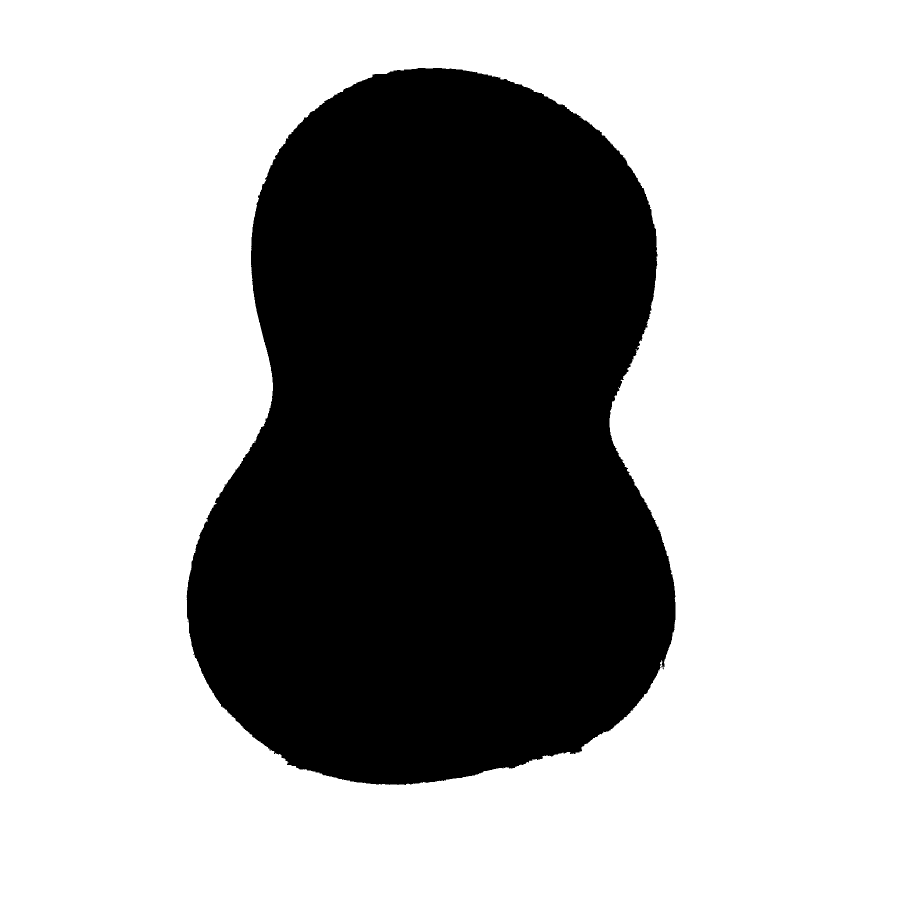
#> input picture images/BEAN_999.bmp, 1800 x 1800 px (shown at 1/2 size)
$ python ImageRec_v4_PY3.py
#> lines starting #> are read from the running program, lines starting #| are printed output that depends on the picture; after the words box and inside, x2 and y2 are one past the last pixel; in counts of white or black regions, pixels touching at a corner belong together
### mod_amcf_14.py
def init_ker(Np,wi,he):
	global TanNorCurv, distanceV,Evolution,BLin,MMxV,UPT,pixval,Au,Bu
	TanNorCurv="""
#include <math.h>

__global__ void TNK(double *M,double *T,  double *K, double *N, double mu)
{
 int Np=%(Np)s;

int row=blockIdx.y*blockDim.y+threadIdx.y;
int  col=blockIdx.x*blockDim.x+threadIdx.x;

double d1=0;
double t1=0;

double d2=0;
double t2=0;

double d_1=0;
double t_1=0;

double d_2=0;
double t_2=0;

int p1=0;
int p2=0;
int p_1=0;
int p_2=0;


if (row<Np && col<2 ){

	p1=fmodf(row+1,Np);
	p2=fmodf(row+2,Np);
	if (row==0){
		p_1=Np-1;
		p_2= Np-2;}
	else if(row==1){
		p_1=0;
		p_2=Np-1;}
	else{
		p_1=row-1;
		p_2=row-2;}


	d1=sqrt(  pow(M[ p1*2]-M[row*2] ,2) + pow(M[p1*2+1]-M[row*2+1] ,2));
	d2=sqrt(  pow(M[p2*2]-M[row*2] ,2) + pow(M[p2*2+1]-M[row*2+1] ,2));
	d_1=sqrt(  pow(M[p_1*2]-M[row*2] ,2) + pow(M[p_1*2+1]-M[row*2+1] ,2));
	d_2=sqrt(  pow(M[p_2*2]-M[row*2] ,2) + pow(M[p_2*2+1]-M[row*2+1] ,2));
	t1=(M[p1*2+col]-M[2*row+col])/d1;
	t2=(M[p2*2+col]-M[2*row+col])/d2;
	t_1=-(M[p_1*2+col]-M[2*row+col])/d_1;
	t_2=-(M[p_2*2+col]-M[2*row+col])/d_2;


T[row*2+col]=(-t2+4*t1+4.*t_1-t_2)/6.0;
K[row*2+col]=-(2.*mu/(d1+d_1))*(t1-t_1)-(1.-mu)*(2./(d2+d_2))*(t2-t_2);

	t1=(M[p1*2+1-col]-M[2*row+1-col])/d1;
	t2=(M[p2*2+1-col]-M[2*row+1-col])/d2;
	t_1=-(M[p_1*2+1-col]-M[2*row+1-col])/d_1;
	t_2=-(M[p_2*2+1-col]-M[2*row+1-col])/d_2;


N[row*2+col]=pow(-1.0,col+1)*(-t2+4*t1+4.*t_1-t_2)/6.0;

}}

"""%{'Np':Np}


	distanceV="""
#include <math.h>

__global__ void Dist(double *M, double d[%(Np)s])
{
 int Np=%(Np)s;

int row=blockIdx.y*blockDim.y+threadIdx.y;
int  col=blockIdx.x*blockDim.x+threadIdx.x;

if(row< Np && col<2){
	if(row<Np-1){
		d[row]=sqrt(pow(M[row*2]-M[(row+1)*2],2)+pow(M[row*2+1]-M[(row+1)*2+1],2));
	}
	else{
		d[row]=sqrt(pow(M[row*2]-M[0],2)+pow(M[row*2+1]-M[1],2));
	}
}
}
"""%{'Np':Np}

	BLin="""
#include <math.h>

__global__ void BLinear(double Dis[%(Np)s], double h, double C_lengpu, double b_gpu[%(Np)s])
{
int i =threadIdx.x;

b_gpu[i]=-h*(Dis[i]-C_lengpu*h)/(h*h*h);
if (i==0){
b_gpu[i]=0;
}
}
"""%{'Np':Np}
	MMxV="""
__global__ void MultiMxV(double M[ %(Np)s ][ %(Np)s ], double V[ %(Np)s ], double R[ %(Np)s ])
{
int i =threadIdx.x;
int k=0;
double Res=0;
for(k=0;k< %(Np)s ; k++){
	Res+=M[i][k]*V[k];
}
R[i]=Res;}
"""%{'Np':Np}

	UPT="""
 __global__ void Up(double *T, double A[%(Np)s])
 {
 int Np=%(Np)s;


int row=blockIdx.y*blockDim.y+threadIdx.y;
int  col=blockIdx.x*blockDim.x+threadIdx.x;

if (row<Np && col<2){
	T[row*2+col]*=A[row];
}

 }
 """%{'Np':Np}

	pixval="""
#include <math.h>
__global__ void pixv(double M[%(Np)s][2],double *Fpix, double Img[%(w)s][%(h)s])
{
 int Np=%(Np)s;
 int wi=%(w)s;
 int he=%(h)s;


int i=blockIdx.x*blockDim.x+threadIdx.x;

if(i<Np){
	Fpix[i]=0.0;

	double RSx=(100*M[i][0]+wi*0.5);
	double RSy=(-100*M[i][1]+he*0.5);
	int r=RSx;
	int s=RSy;


	if( r<wi && s<he && r>=0 && s>=0){
		Fpix[i]=Img[r][s];}
	else{
		Fpix[i]=255;}

}}
"""%{'Np':Np,'w':wi,'h':he}

	Evolution="""
#include <math.h>

__global__ void Evolution(double *M, double *T, double *v,double dt)
{
 int Np=%(Np)s;

int row=blockIdx.y*blockDim.y+threadIdx.y;
int  col=blockIdx.x*blockDim.x+threadIdx.x;

if(row<Np && col<2){

		M[row*2+col]=M[row*2+col]+dt*(T[row*2+col]+v[row*2+col]);


}
}
"""%{'Np':Np}

	Bu="""
#include <math.h>
__host__ __device__ double dot(double p[2],double q[2])
{return(p[0]*q[0]+p[1]*q[1]);}
__host__ __device__ double norm(double p[2])
{return(sqrt(dot(p,p)));}
__host__ __device__ double Phi(double p[2],double q[2])
{
double PI=3.14159265358979;
double v[2];
v[0]=p[0]-q[0];
v[1]=p[1]-q[1];
return(  (-1./(2*PI))*log(norm(v)) );}
__host__ __device__ double func(double x[2],double x1[2],double x2[2],double k1,double k2,double xi)
{
double v[2];
v[0]=0.5*((1-xi)*x1[0]+(1+xi)*x2[0]);
v[1]=0.5*((1-xi)*x1[1]+(1+xi)*x2[1]);
double y[2];
y[0]=x2[0]-x1[0];
y[1]=x2[1]-x1[1];
return(  0.125*Phi(x,v)*((1-xi)*k1+(1+xi)*k2)*norm(y)  );}
extern "C"
__global__ void Bu(double M[%(Np)s][2],double Kur[%(Np)s][2],double N[%(Np)s][2],double q,double qp[2], double Pix[%(Np)s],double *F)
{
int i=blockIdx.x*blockDim.x+threadIdx.x;
int Np=%(Np)s;
int ii=0;
if(i<2*Np){
F[i]=0;

	if(i<Np){
		F[i]=q*Phi(M[i],qp);
	}
	else{
	ii=i-Np;
	for(int k=0; k<Np;k++){
		int kpos1=k+1;
		if(k==(Np-1)){
			kpos1=0;}

		double k1=dot(Kur[k],N[k])*Pix[k]/255.;
		double k2=dot(Kur[kpos1],N[kpos1])*Pix[k]/255.;
		F[i]+=(5./9.)*func(M[ii],M[k],M[kpos1],k1,k2,-sqrt(3./5.));
		F[i]+=(8./9.)*func(M[ii],M[k],M[kpos1],k1,k2,0.);
		F[i]+=(5./9.)*func(M[ii],M[k],M[kpos1],k1,k2,sqrt(3./5.));
	}}
	F[i]+=q*Phi(M[ii],qp)*Pix[ii]/255.;
}}
"""%{'Np':Np}

	Au="""
#include <math.h>
__host__ __device__ double dot(double p[2],double q[2])
{return(p[0]*q[0]+p[1]*q[1]);}
__host__ __device__ double norm(double p[2])
{return(sqrt(dot(p,p)));}
__host__ __device__ double Phi(double p[2],double q[2])
{
double PI=3.14159265358979;
double v[2];
v[0]=p[0]-q[0];
v[1]=p[1]-q[1];
return((-1./(2*PI) )*log(norm(v)) );}
__host__ __device__ double DPhi(double p[2],double q[2],double ny[2])
{
double PI=3.14159265358979;
double v[2];
v[0]=p[0]-q[0];
v[1]=p[1]-q[1];
return((-1./(2*PI) )*dot(v,ny)/pow(norm(v),2) );}
__host__ __device__ double func(double x[2],double x1[2],double x2[2], double n1[2],double n2[2], double xi,double c)
{
double y[2];
y[0]=0.5*((1-xi)*x1[0]+(1+xi)*x2[0]);
y[1]=0.5*((1-xi)*x1[1]+(1+xi)*x2[1]);
double ny[2];
ny[0]=0.5*((1-xi)*n1[0]+(1+xi)*n2[0]);
ny[1]=0.5*((1-xi)*n1[1]+(1+xi)*n2[1]);
double v[2];
v[0]=x2[0]-x1[0];
v[1]=x2[1]-x1[1];
return(0.25*DPhi(x,y,ny)*norm(v)*c);}
__host__ __device__ double func2(double x[2],double x1[2], double x2[2],double xi,double c)
{
double v[2];
v[0]=x2[0]-x1[0];
v[1]=x2[1]-x1[1];
double y[2];
y[0]=0.5*((1-xi)*x1[0]+(1+xi)*x2[0]);
y[1]=0.5*((1-xi)*x1[1]+(1+xi)*x2[1]);
return( 0.25*Phi(x,y)*norm(v)*c );}
extern "C"
__global__ void Au(double M[%(Np)s][2],double N[%(Np)s][2],double A[%(Np2)s][%(Np2)s],double q, double qp[2],double Pix[%(Np)s])
{
int j=blockIdx.x*blockDim.x+threadIdx.x;
int Np=%(Np)s;
int jj=0;
if(j<2*Np){
	if(j<Np){

	int jpos1=j+1;
	int jpos_1=j-1;
	if(j==0){
		jpos_1=Np-1;}
	if(j==(Np-1)){
		jpos1=0;}

	A[j][j+Np]=0.5;
	A[j][j+Np]+=(5./9.)*func(M[j],M[jpos_1],M[j],N[jpos_1],N[j],-sqrt(3./5.),1-sqrt(3./5.));
	A[j][j+Np]+=(8./9.)*func(M[j],M[jpos_1],M[j],N[jpos_1],N[j],0.,1);
	A[j][j+Np]+=(5./9.)*func(M[j],M[jpos_1],M[j],N[jpos_1],N[j],sqrt(3./5.),1+sqrt(3./5.));

	A[j][j+Np]+=(5./9.)*func(M[j],M[j],M[jpos1],N[j],N[jpos1],-sqrt(3./5.),1+sqrt(3./5.));
	A[j][j+Np]+=(8./9.)*func(M[j],M[j],M[jpos1],N[j],N[jpos1],0.,1);
	A[j][j+Np]+=(5./9.)*func(M[j],M[j],M[jpos1],N[j],N[jpos1],sqrt(3./5.),1-sqrt(3./5.));

	A[j][jpos1+Np]+=(5./9.)*func(M[j],M[j],M[jpos1],N[j],N[jpos1],-sqrt(3./5.),1-sqrt(3./5.));
	A[j][jpos1+Np]+=(8./9.)*func(M[j],M[j],M[jpos1],N[j],N[jpos1],0.,1);
	A[j][jpos1+Np]+=(5./9.)*func(M[j],M[j],M[jpos1],N[j],N[jpos1],sqrt(3./5.),1+sqrt(3./5.));

	A[j][jpos_1+Np]+=(5./9.)*func(M[j],M[jpos_1],M[j],N[jpos_1],N[j],-sqrt(3./5.),1+sqrt(3./5.));
	A[j][jpos_1+Np]+=(8./9.)*func(M[j],M[jpos_1],M[j],N[jpos_1],N[j],0.,1);
	A[j][jpos_1+Np]+=(5./9.)*func(M[j],M[jpos_1],M[j],N[jpos_1],N[j],sqrt(3./5.),1-sqrt(3./5.));

	for(int k=0;k<Np;k++){
		if(k!=j && k!=jpos_1){
		int kpos1=k+1;
		if(k==(Np-1)){
				kpos1=0;}

		A[j][k+Np]+=(5./9.)*func(M[j],M[k],M[kpos1],N[k],N[kpos1],-sqrt(3./5.),1+sqrt(3./5.));
		A[j][k+Np]+=(8./9.)*func(M[j],M[k],M[kpos1],N[k],N[kpos1],0.,1);
		A[j][k+Np]+=(5./9.)*func(M[j],M[k],M[kpos1],N[k],N[kpos1],-sqrt(3./5.),1-sqrt(3./5.));

		A[j][kpos1+Np]+=(5./9.)*func(M[j],M[k],M[kpos1],N[k],N[kpos1],-sqrt(3./5.),1-sqrt(3./5.));
		A[j][kpos1+Np]+=(8./9.)*func(M[j],M[k],M[kpos1],N[k],N[kpos1],0.,1);
		A[j][kpos1+Np]+=(5./9.)*func(M[j],M[k],M[kpos1],N[k],N[kpos1],-sqrt(3./5.),1+sqrt(3./5.));
	}}

	A[j][j]=(5./9.)*func2(M[j],M[j],M[jpos1],-sqrt(3./5.),1+sqrt(3./5.));
	A[j][j]+=(8./9.)*func2(M[j],M[j],M[jpos1],0.,1);
	A[j][j]+=(5./9.)*func2(M[j],M[j],M[jpos1],sqrt(3./5.),1-sqrt(3./5.));

	A[j][j]+=(5./9.)*func2(M[j],M[jpos_1],M[j],-sqrt(3./5.),1-sqrt(3./5.));
	A[j][j]+=(8./9.)*func2(M[j],M[jpos_1],M[j],0.,1);
	A[j][j]+=(5./9.)*func2(M[j],M[jpos_1],M[j],sqrt(3./5.),1+sqrt(3./5.));

	A[j][jpos_1]=(5./9.)*func2(M[j],M[jpos_1],M[j],-sqrt(3./5.),1+sqrt(3./5.));
	A[j][jpos_1]+=(8./9.)*func2(M[j],M[jpos_1],M[j],0.,1);
	A[j][jpos_1]+=(5./9.)*func2(M[j],M[jpos_1],M[j],sqrt(3./5.),1-sqrt(3./5.));

	A[j][jpos1]=(5./9.)*func2(M[j],M[j],M[jpos1],-sqrt(3./5.),1-sqrt(3./5.));
	A[j][jpos1]+=(8./9.)*func2(M[j],M[j],M[jpos1],0.,1);
	A[j][jpos1]+=(5./9.)*func2(M[j],M[j],M[jpos1],sqrt(3./5.),1+sqrt(3./5.));

	for(int k=0;k<Np; k++){
		if(k!=j && k!=(jpos_1)){
			int kpos1=k+1;

			if(k==(Np-1)){
				kpos1=0;}

			A[j][k]+=(5./9.)*func2(M[j],M[k],M[kpos1],-sqrt(3./5.),1+sqrt(3./5.));
			A[j][k]+=(8./9.)*func2(M[j],M[k],M[kpos1],0,1);
			A[j][k]+=(5./9.)*func2(M[j],M[k],M[kpos1],sqrt(3./5.),1-sqrt(3./5.));

			A[j][kpos1]+=(5./9.)*func2(M[j],M[k],M[kpos1],-sqrt(3./5.),1-sqrt(3./5.));
			A[j][kpos1]+=(8./9.)*func2(M[j],M[k],M[kpos1],0,1);
			A[j][kpos1]+=(5./9.)*func2(M[j],M[k],M[kpos1],sqrt(3./5.),1+sqrt(3./5.));

	}}


	}
	else{
	jj=j-Np;

	int jpos1=jj+1;
	int jpos_1=jj-1;
	if(jj==0){
		jpos_1=Np-1;}
	if(jj==(Np-1)){
		jpos1=0;}
	A[j][j]=(5./9.)*func(M[jj],M[jj],M[jpos1],N[jj],N[jpos1],-sqrt(3./5.),1+sqrt(3./5.));
	A[j][j]+=(8./9.)*func(M[jj],M[jj],M[jpos1],N[jj],N[jpos1],0.,1);
	A[j][j]+=(5./9.)*func(M[jj],M[jj],M[jpos1],N[jj],N[jpos1],sqrt(3./5.),1-sqrt(3./5.));

	A[j][j]+=(5./9.)*func(M[jj],M[jpos_1],M[jj],N[jpos_1],N[jj],-sqrt(3./5.),1-sqrt(3./5.));
	A[j][j]+=(8./9.)*func(M[jj],M[jpos_1],M[jj],N[jpos_1],N[jj],0.,1);
	A[j][j]+=(5./9.)*func(M[jj],M[jpos_1],M[jj],N[jpos_1],N[jj],sqrt(3./5.),1+sqrt(3./5.));

	A[j][j]+=0.5;

	A[j][jpos1+Np]=(5./9.)*func(M[jj],M[jj],M[jpos1],N[jj],N[jpos1],-sqrt(3./5.),1-sqrt(3./5.));
	A[j][jpos1+Np]+=(8./9.)*func(M[jj],M[jj],M[jpos1],N[jj],N[jpos1],0.,1);
	A[j][jpos1+Np]+=(5./9.)*func(M[jj],M[jj],M[jpos1],N[jj],N[jpos1],sqrt(3./5.),1+sqrt(3./5.));

	A[j][jpos_1+Np]=(5./9.)*func(M[jj],M[jpos_1],M[jj],N[jpos_1],N[jj],-sqrt(5./9.),1+sqrt(5./9.));
	A[j][jpos_1+Np]+=(8./9.)*func(M[jj],M[jpos_1],M[jj],N[jpos_1],N[jj],0.,1.);
	A[j][jpos_1+Np]+=(5./9.)*func(M[jj],M[jpos_1],M[jj],N[jpos_1],N[jj],sqrt(5./9.),1-sqrt(5./9.));

	for(int k=0;k<Np;k++){
		if (k!=jj && k!=(jpos_1)){
			int kpos1=k+1;

			if(k==(Np-1)){
				kpos1=0;}

			A[j][k+Np]+=(5./9.)*func(M[jj],M[k],M[kpos1],N[k],N[kpos1],-sqrt(3./5.),1+sqrt(3./5.));
			A[j][k+Np]+=(8./9.)*func(M[jj],M[k],M[kpos1],N[k],N[kpos1],0.,1);
			A[j][k+Np]+=(5./9.)*func(M[jj],M[k],M[kpos1],N[k],N[kpos1],sqrt(3./5.),1-sqrt(3./5.));

			A[j][kpos1+Np]+=(5./9.)*func(M[jj],M[k],M[kpos1],N[k],N[kpos1],-sqrt(3./5.),1-sqrt(3./5.));
			A[j][kpos1+Np]+=(8./9.)*func(M[jj],M[k],M[kpos1],N[k],N[kpos1],0.,1);
			A[j][kpos1+Np]+=(5./9.)*func(M[jj],M[k],M[kpos1],N[k],N[kpos1],sqrt(3./5.),1+sqrt(3./5.));
	}}
	}


}}
"""%{'Np':Np,'Np2':2*Np}


### ImageRec_v4_PY3.py

from PIL import Image, ImageDraw
import numpy as np
from math import sqrt,pi,cos,sin
import datetime as dat
import os

#Approx. area of black pixels
def Area(pic):
	w,h=pic.size
	area=0.
	for i in range(w):
		for j in range(h):
			area+=255.-pic.getpixel((i,j))
	return area/(255.*w*h)


fg='BEAN_999.bmp'  #'convex13.bmp'
IMR=os.path.join('./images/',fg)
im=Image.open(IMR)
#> im is the input picture: PIL image 1800x1800 L; 66.5% white; 2 black regions (1 under 20 px), largest, box (x1, y1, x2, y2) and area: (373, 136, 1351, 1570) 1084217
wi,he=im.size
#> wi = 1800; he = 1800
img=np.zeros((wi,he))

fx=lambda x: (x-float(wi)*0.5)/100.
fy=lambda y: (-y+float(he)*0.5)/100.

f_x=lambda x: x*100.+float(wi)*0.5
f_y=lambda y: -1.*(y*100.-float(he)*0.5)
for i in range(wi):
	for j in range(wi):
		pixv=im.getpixel((i,j))
		img[i][j]=pixv
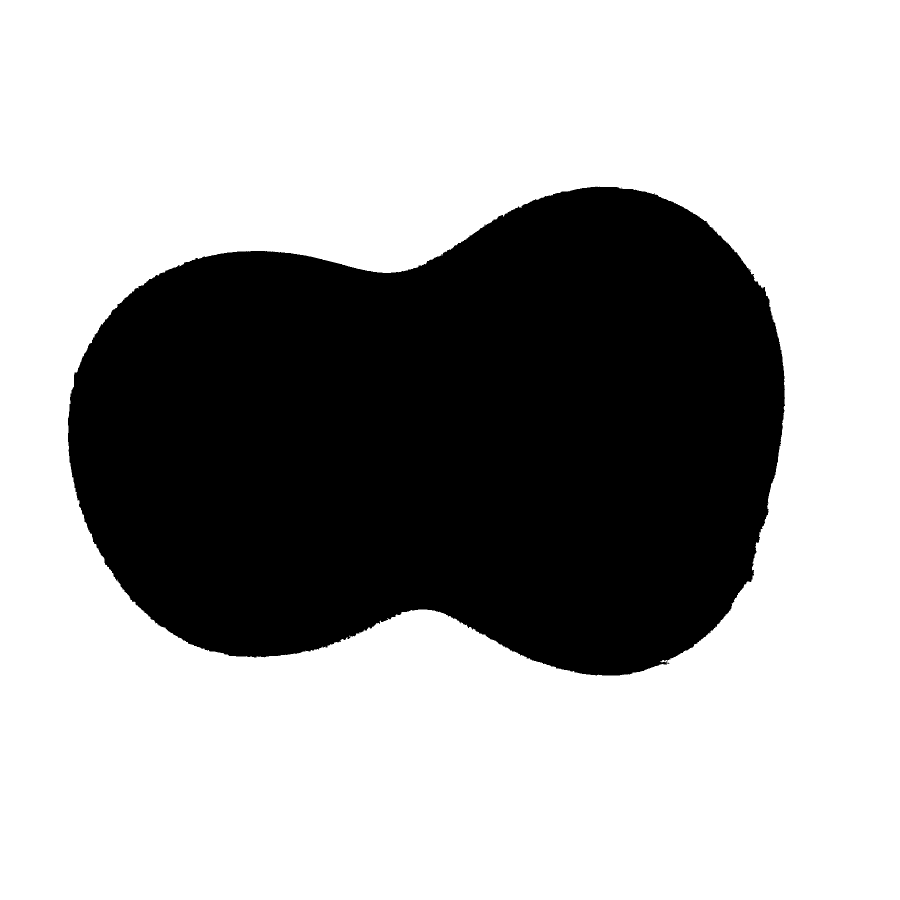
#> img: shape (1800, 1800) float64 (shown at 1/2 size); 66.5% white; 2 black regions (1 under 20 px), largest, box (x1, y1, x2, y2) and area: (136, 373, 1570, 1351) 1084217

print("picture loaded...")
# ######################
#
#  START AMCF
#
#
#Nvidia module
#
import pycuda.driver as cuda
import pycuda.autoinit
import pycuda.gpuarray as gpuarray
from pycuda.compiler import SourceModule

tt=np.linspace(0,2*np.pi,31)
tt=list(tt)
tt.pop()
tt=np.array(tt)

global N
N=len(tt)

RR=9.0
radpix=5
# Import all (string) kernels for AMCF
import mod_amcf_14 as amcf
amcf.init_ker(N,wi,he)
#
#
#            Create arrays
#
#  Initial curve
M=np.empty((N,2))
for i in range(N):
	M[i][0]=7.9*cos(tt[i])
	M[i][1]=7.9*sin(tt[i])
#
#
A=np.zeros((N,N))
np.fill_diagonal(A,-1)
np.fill_diagonal(A[1:N,2:N],1)
A[0][:]=np.ones(N)
A[N-1][0]=1
A_inv=np.linalg.inv(A)
#
# Pass containers to GPU
#> (the run stopped early here; a loop or call above may not have finished)
